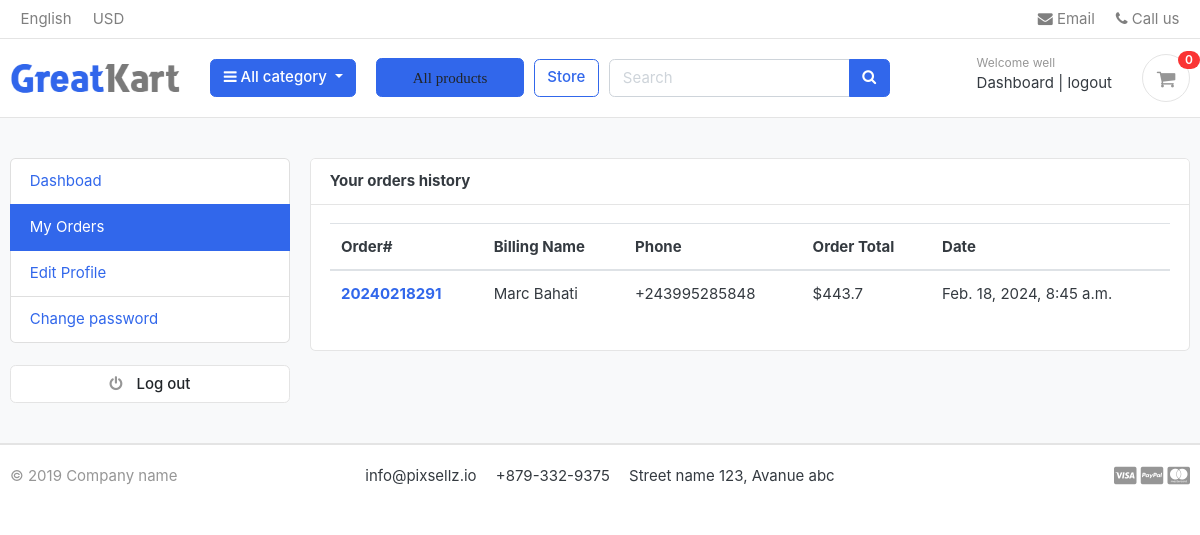
The app's page /accounts/my_orders/ (signed in), older data.
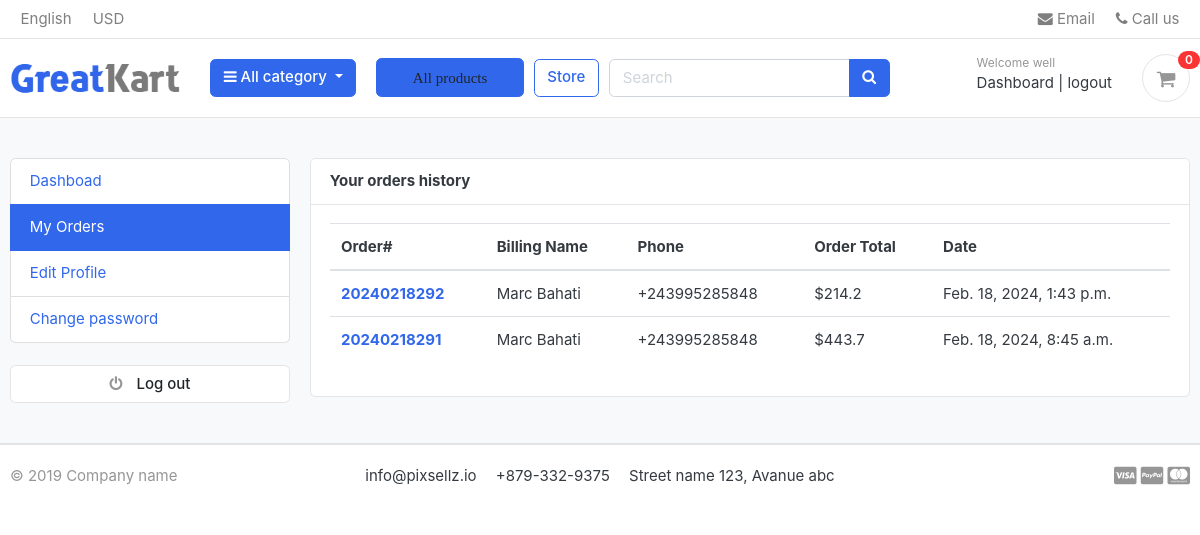
The same page, newer data.
### orders/models.py (models this page shows, shortened)
class Order(models.Model):
    STATUS = (
        ('New','New'),
        ('Accepted','Accepted'),
        ('Completed','Completed'),
        ('Cancelled','Cancelled'),
    )
    user=models.ForeignKey(Accounts,on_delete=models.SET_NULL,null=True)
    payment = models.ForeignKey(Payment, on_delete=models.SET_NULL, null=True, blank=True)
    order_number=models.CharField(max_length=20)
    first_name=models.CharField(max_length=50)
    last_name=models.CharField(max_length=50)
    phone=models.CharField(max_length=15)
    email=models.EmailField(max_length=50)
    address_line_1=models.CharField(max_length=50)
    address_line_2=models.CharField(max_length=50,blank=True)
    country=models.CharField(max_length=50)
    state=models.CharField(max_length=50)
    city=models.CharField(max_length=50)
    order_note=models.CharField(max_length=100,blank=True)
    order_total=models.FloatField()
    tax=models.FloatField()
    status=models.CharField(max_length=100,choices=STATUS,default='New')
    ip=models.CharField(max_length=20,blank=True)
    is_ordered=models.BooleanField(default=False)
    created_at=models.DateTimeField(auto_now_add=True)
    updated_at=models.DateTimeField(auto_now=True)
    def full_name(self):
        return f'{self.first_name} {self.last_name}'

### accounts/views.py (the view)
# urls.py: path('accounts/my_orders/',views.my_orders,name="my_orders"),
@login_required(login_url='login')
def my_orders(request):
    orders=Order.objects.filter(user=request.user,is_ordered=True).order_by('-created_at')
    path = request.path
    context={
        'orders':orders,
        'path':path
    }
    return render(request,'accounts/my_orders.html',context,)

### carts/context_processors.py (called while the page is built)
def counter(request):
    cart_count=0
    if 'admin' in request.path:
        return {}
    else:
        try:
            cart=Cart.objects.filter(cart_id=_cart_id(request))
            if request.user.is_authenticated:
                cart_items = CartItem.objects.all().filter(user=request.user)
            else:
                cart_items = CartItem.objects.all().filter(cart=cart[:1])
            for cart_item in cart_items:
                cart_count += cart_item.quantity
        except Cart.DoesNotExist:
            cart_count=0
    return dict(cart_count = cart_count)

### carts/views.py (called while the page is built)
def _cart_id(request):
    cart = request.session.session_key
    if not cart:
        request.session.create()
        cart = request.session.session_key
    return cart

### category/context_processor.py (called while the page is built)
def menu_link(request):
    links = category.objects.all()
    return dict(links=links)

### category/models.py (called while the page is built)
    def get_url(self):
        return reverse('products_by_category',args=[self.slug])

### e_commerce/templates/accounts/my_orders.html (shortened to what this page needs)
{% extends 'base.html' %}
{% block content %}
<section class="section-conten padding-y bg">
    <div class="container">
        <div class="row">
            {% include 'includes/dashboad_sidebar.html'%}
        <main class="col-md-9">
            <article class="card">
            <header class="card-header">
                <strong class="d-inline-block mr-3">Your orders history</strong>
            </header>
            <div class="card-body">
                <div class="row">
                    <div class="col-md-12">
                        <table class="table table-hover">
                            <thead>
                              <tr>
                                <th scope="col">Order#</th>
                                <th scope="col">Billing Name</th>
                                <th scope="col">Phone</th>
                                <th scope="col">Order Total</th>
                                <th scope="col">Date</th>
                              </tr>
                            </thead>
                            <tbody>
                                {% for order in orders %}
                              <tr>
                                <th scope="row"><a href="{% url 'order_detail' order.order_number %}">{{order.order_number}}</a></th>
                                <td>{{ order.full_name }}</td>
                                <td>{{ order.phone }}</td>
                                <td>${{ order.order_total }}</td>
                                <td>{{ order.created_at }}</td>
                              </tr>
                                    {% endfor %}
                            </tbody>
                          </table>
                </div>
            </div>
            </article>
        </main>
    </div>
    </div>
    </section>
{% endblock %}

Row changes from the older to the newer data that the page shows:
added Order: order_number "20240218292", full_name "Marc Bahati", phone "+243995285848", order_total "214.2", created_at "Feb. 18, 2024, 1:43 p.m."
